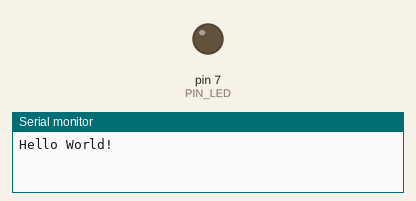
This sketch was run on a simulated Arduino Uno, built with avr-gcc and run on an emulated ATmega328P. Parts: output pins drawn as LEDs (lit = HIGH), the last lines printed to the serial monitor. Dashed ring = blinking. At 3.0 s the program stops and its outputs stay as they are.

Above: at 0.5 s.
At 1.85 s:
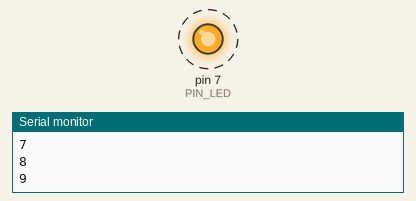
Timing chart, 0 to 3.0 s (numbered marks = the images above):
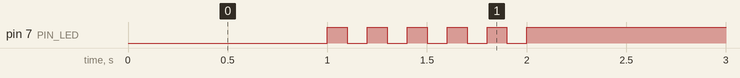

Measured:
- by itself, pin 7 (PIN_LED): alternates HIGH for 0.10 s and LOW for 0.10 s, 11 changes in all, then stays HIGH

The sketch:

05_practice_2.ino
```cpp
#define PIN_LED 7
unsigned int count, toggle;

int toggle_state(int toggle);

void setup() {
  pinMode(PIN_LED, OUTPUT);
  Serial.begin(115200);

  while(!Serial){
    ;
  }

  Serial.println("Hello World!");
  count = toggle = 0;

}

void loop() {

  int desiredLoopCount = 10;
  digitalWrite(PIN_LED, 0);
  delay(1000);

  for (int i = 0; i < desiredLoopCount; i++) {
    Serial.println(++count);
    toggle = toggle_state(toggle);
    digitalWrite(PIN_LED, toggle);
    delay(100);
  }

  digitalWrite(PIN_LED, 1);
  delay(1000);
  while (1) {
  }
}

int toggle_state(int toggle) {
  toggle = (toggle + 1) % 2;
  return toggle;
}
```
